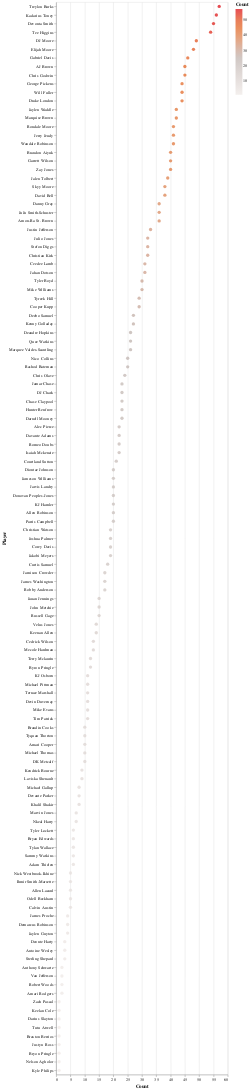

This figure's notebook cell:
### Code cell
#WR Exposure
alt.Chart(WR_exp).mark_circle(size=60).encode(
    x='Count',
     y=alt.Y("Player", sort='-x'),
    color=alt.Color('Count', scale=alt.Scale(scheme='lightgreyred')),
    tooltip=['Player', 'Count', '%', 'Cap', 'Pick', 'Value']
).interactive()

### Figure 1 — Vega-Lite specification as saved in the notebook (floating-point values rounded to 4 significant figures)
{"config": {"view": {"continuousWidth": 400, "continuousHeight": 300}}, "data": {"name": "data-cfb8523d9facc6572dafae7143ddcc97"}, "mark": {"type": "circle", "size": 60}, "encoding": {"color": {"field": "Count", "scale": {"scheme": "lightgreyred"}, "type": "quantitative"}, "tooltip": [{"field": "Player", "type": "nominal"}, {"field": "Count", "type": "quantitative"}, {"field": "%", "type": "quantitative"}, {"field": "Cap", "type": "quantitative"}, {"field": "Pick", "type": "quantitative"}, {"field": "Value", "type": "quantitative"}], "x": {"field": "Count", "type": "quantitative"}, "y": {"field": "Player", "sort": "-x", "type": "nominal"}}, "selection": {"selector005": {"type": "interval", "bind": "scales", "encodings": ["x", "y"]}}, "$schema": "https://vega.github.io/schema/vega-lite/v4.17.0.json", "datasets": {"data-cfb8523d9facc6572dafae7143ddcc97": [{"Player": "Treylon Burks", "Count": 57, "%": 20.0, "POS": "WR", "3": 5, "4": 2, "5": 24, "25": 26, "Cap": 793, "Pick": 99.33, "Value": 0.7491}, {"Player": "Kadarius Toney", "Count": 56, "%": 19.6, "POS": "WR", "3": 8, "4": 2, "5": 32, "25": 14, "Cap": 542, "Pick": 107.7, "Value": -0.5}, {"Player": "Devonta Smith", "Count": 55, "%": 19.3, "POS": "WR", "3": 6, "4": 5, "5": 13, "25": 31, "Cap": 878, "Pick": 75.51, "Value": 1.685}, {"Player": "Tee Higgins", "Count": 54, "%": 18.9, "POS": "WR", "3": 4, "4": 1, "5": 26, "25": 23, "Cap": 721, "Pick": 26.19, "Value": -1.524}, {"Player": "DJ Moore", "Count": 49, "%": 17.2, "POS": "WR", "3": 3, "4": 1, "5": 28, "25": 17, "Cap": 578, "Pick": 41.0, "Value": -0.498}, {"Player": "Elijah Moore", "Count": 48, "%": 16.8, "POS": "WR", "3": 0, "4": 1, "5": 23, "25": 24, "Cap": 719, "Pick": 77.17, "Value": 0.6562}, {"Player": "Gabriel Davis", "Count": 46, "%": 16.1, "POS": "WR", "3": 3, "4": 3, "5": 14, "25": 26, "Cap": 741, "Pick": 50.24, "Value": -0.9087}, {"Player": "AJ Brown", "Count": 45, "%": 15.8, "POS": "WR", "3": 3, "4": 2, "5": 18, "25": 22, "Cap": 657, "Pick": 27.07, "Value": 0.1311}, {"Player": "Chris Godwin", "Count": 45, "%": 15.8, "POS": "WR", "3": 2, "4": 2, "5": 13, "25": 28, "Cap": 779, "Pick": 60.16, "Value": 1.484}, {"Player": "George Pickens", "Count": 44, "%": 15.4, "POS": "WR", "3": 1, "4": 3, "5": 17, "25": 23, "Cap": 675, "Pick": 176.0, "Value": 3.714}, {"Player": "Will Fuller", "Count": 44, "%": 15.4, "POS": "WR", "3": 2, "4": 4, "5": 12, "25": 26, "Cap": 732, "Pick": 206.1, "Value": 1.866}, {"Player": "Drake London", "Count": 44, "%": 15.4, "POS": "WR", "3": 1, "4": 4, "5": 19, "25": 20, "Cap": 614, "Pick": 81.66, "Value": -0.4909}, {"Player": "Jaylen Waddle", "Count": 42, "%": 14.7, "POS": "WR", "3": 7, "4": 2, "5": 18, "25": 15, "Cap": 494, "Pick": 39.86, "Value": 2.179}, {"Player": "Marquise Brown", "Count": 42, "%": 14.7, "POS": "WR", "3": 5, "4": 4, "5": 13, "25": 20, "Cap": 596, "Pick": 42.81, "Value": 0.04524}, {"Player": "Rondale Moore", "Count": 41, "%": 14.4, "POS": "WR", "3": 5, "4": 2, "5": 20, "25": 14, "Cap": 473, "Pick": 127.8, "Value": 1.812}, {"Player": "Jerry Jeudy", "Count": 41, "%": 14.4, "POS": "WR", "3": 2, "4": 1, "5": 17, "25": 21, "Cap": 620, "Pick": 55.32, "Value": 0.339}, {"Player": "Wandale Robinson", "Count": 41, "%": 14.4, "POS": "WR", "3": 3, "4": 3, "5": 18, "25": 17, "Cap": 536, "Pick": 201.9, "Value": 0.9049}, {"Player": "Brandon Aiyuk", "Count": 40, "%": 14.0, "POS": "WR", "3": 4, "4": 1, "5": 19, "25": 16, "Cap": 511, "Pick": 93.85, "Value": 1.333}, {"Player": "Garrett Wilson", "Count": 40, "%": 14.0, "POS": "WR", "3": 3, "4": 8, "5": 8, "25": 21, "Cap": 606, "Pick": 112.0, "Value": -0.41}, {"Player": "Zay Jones", "Count": 40, "%": 14.0, "POS": "WR", "3": 3, "4": 3, "5": 27, "25": 7, "Cap": 331, "Pick": 217.0, "Value": 0.035}, {"Player": "Jalen Tolbert", "Count": 39, "%": 13.7, "POS": "WR", "3": 0, "4": 0, "5": 21, "25": 18, "Cap": 555, "Pick": 169.3, "Value": 1.997}, {"Player": "Skyy Moore", "Count": 38, "%": 13.3, "POS": "WR", "3": 6, "4": 2, "5": 9, "25": 21, "Cap": 596, "Pick": 110.4, "Value": -0.7921}, {"Player": "David Bell", "Count": 38, "%": 13.3, "POS": "WR", "3": 3, "4": 7, "5": 9, "25": 19, "Cap": 557, "Pick": 191.6, "Value": 3.542}, {"Player": "Danny Gray", "Count": 36, "%": 12.6, "POS": "WR", "3": 1, "4": 2, "5": 19, "25": 14, "Cap": 456, "Pick": 224.0, "Value": 0.0}, {"Player": "JuJu Smith-Schuster", "Count": 36, "%": 12.6, "POS": "WR", "3": 2, "4": 1, "5": 16, "25": 17, "Cap": 515, "Pick": 58.72, "Value": 2.108}, {"Player": "Amon-Ra St. Brown", "Count": 36, "%": 12.6, "POS": "WR", "3": 3, "4": 1, "5": 14, "25": 18, "Cap": 533, "Pick": 63.03, "Value": 2.647}, {"Player": "Justin Jefferson", "Count": 33, "%": 11.6, "POS": "WR", "3": 1, "4": 1, "5": 13, "25": 18, "Cap": 522, "Pick": 4.818, "Value": -0.03636}, {"Player": "Julio Jones", "Count": 32, "%": 11.2, "POS": "WR", "3": 4, "4": 0, "5": 12, "25": 16, "Cap": 472, "Pick": 197.7, "Value": 3.234}, {"Player": "Stefon Diggs", "Count": 32, "%": 11.2, "POS": "WR", "3": 1, "4": 0, "5": 13, "25": 18, "Cap": 518, "Pick": 11.47, "Value": 0.3062}, {"Player": "Christian Kirk", "Count": 32, "%": 11.2, "POS": "WR", "3": 0, "4": 2, "5": 16, "25": 14, "Cap": 438, "Pick": 94.53, "Value": 1.084}, {"Player": "Ceedee Lamb", "Count": 31, "%": 10.9, "POS": "WR", "3": 3, "4": 2, "5": 16, "25": 10, "Cap": 347, "Pick": 15.58, "Value": 0.6806}, {"Player": "Jahan Dotson", "Count": 31, "%": 10.9, "POS": "WR", "3": 0, "4": 1, "5": 18, "25": 12, "Cap": 394, "Pick": 156.8, "Value": 2.916}, {"Player": "Tyler Boyd", "Count": 30, "%": 10.5, "POS": "WR", "3": 0, "4": 0, "5": 12, "25": 18, "Cap": 510, "Pick": 111.0, "Value": 1.347}, {"Player": "Mike Williams", "Count": 30, "%": 10.5, "POS": "WR", "3": 3, "4": 1, "5": 12, "25": 14, "Cap": 423, "Pick": 33.67, "Value": -1.167}, {"Player": "Tyreek Hill", "Count": 29, "%": 10.2, "POS": "WR", "3": 1, "4": 3, "5": 10, "25": 15, "Cap": 440, "Pick": 21.0, "Value": 0.8069}, {"Player": "Cooper Kupp", "Count": 29, "%": 10.2, "POS": "WR", "3": 2, "4": 6, "5": 10, "25": 11, "Cap": 355, "Pick": 2.897, "Value": 0.2103}, {"Player": "Deebo Samuel", "Count": 27, "%": 9.5, "POS": "WR", "3": 3, "4": 2, "5": 9, "25": 13, "Cap": 387, "Pick": 19.0, "Value": 0.7926}, {"Player": "Kenny Golladay", "Count": 27, "%": 9.5, "POS": "WR", "3": 4, "4": 3, "5": 7, "25": 13, "Cap": 384, "Pick": 130.0, "Value": 1.126}, {"Player": "Deandre Hopkins", "Count": 26, "%": 9.1, "POS": "WR", "3": 4, "4": 3, "5": 12, "25": 7, "Cap": 259, "Pick": 81.12, "Value": -0.2538}, {"Player": "Quez Watkins", "Count": 26, "%": 9.1, "POS": "WR", "3": 2, "4": 0, "5": 8, "25": 16, "Cap": 446, "Pick": 215.7, "Value": -0.4923}, {"Player": "Marquez Valdes-Scantling", "Count": 26, "%": 9.1, "POS": "WR", "3": 1, "4": 4, "5": 5, "25": 16, "Cap": 444, "Pick": 104.9, "Value": 1.504}, {"Player": "Nico Collins", "Count": 25, "%": 8.8, "POS": "WR", "3": 4, "4": 0, "5": 14, "25": 7, "Cap": 257, "Pick": 191.6, "Value": 0.704}, {"Player": "Rashod Bateman", "Count": 25, "%": 8.8, "POS": "WR", "3": 0, "4": 0, "5": 16, "25": 9, "Cap": 305, "Pick": 67.6, "Value": 0.668}, {"Player": "Chris Olave", "Count": 24, "%": 8.4, "POS": "WR", "3": 4, "4": 2, "5": 11, "25": 7, "Cap": 250, "Pick": 102.2, "Value": 3.725}, {"Player": "Jamar Chase", "Count": 23, "%": 8.1, "POS": "WR", "3": 0, "4": 2, "5": 6, "25": 15, "Cap": 413, "Pick": 6.087, "Value": 0.7}, {"Player": "DJ Chark", "Count": 23, "%": 8.1, "POS": "WR", "3": 0, "4": 1, "5": 7, "25": 15, "Cap": 414, "Pick": 152.0, "Value": 1.496}, {"Player": "Chase Claypool", "Count": 23, "%": 8.1, "POS": "WR", "3": 2, "4": 1, "5": 7, "25": 13, "Cap": 370, "Pick": 113.3, "Value": 2.126}, {"Player": "Hunter Renfrow", "Count": 23, "%": 8.1, "POS": "WR", "3": 2, "4": 0, "5": 12, "25": 9, "Cap": 291, "Pick": 81.43, "Value": 4.939}, {"Player": "Darnell Mooney", "Count": 23, "%": 8.1, "POS": "WR", "3": 3, "4": 0, "5": 8, "25": 12, "Cap": 349, "Pick": 63.09, "Value": 1.143}, {"Player": "Alec Pierce", "Count": 22, "%": 7.7, "POS": "WR", "3": 3, "4": 0, "5": 8, "25": 11, "Cap": 324, "Pick": 175.6, "Value": 1.064}, {"Player": "Davante Adams", "Count": 22, "%": 7.7, "POS": "WR", "3": 5, "4": 0, "5": 9, "25": 8, "Cap": 260, "Pick": 9.136, "Value": -1.7}, {"Player": "Romeo Doubs", "Count": 22, "%": 7.7, "POS": "WR", "3": 1, "4": 2, "5": 8, "25": 11, "Cap": 326, "Pick": 217.4, "Value": 0.0}, {"Player": "Isaiah Mckenzie", "Count": 22, "%": 7.7, "POS": "WR", "3": 1, "4": 0, "5": 2, "25": 19, "Cap": 488, "Pick": 199.7, "Value": -1.2}, {"Player": "Courtland Sutton", "Count": 21, "%": 7.4, "POS": "WR", "3": 0, "4": 0, "5": 3, "25": 18, "Cap": 465, "Pick": 61.33, "Value": -1.076}, {"Player": "Diontae Johnson", "Count": 20, "%": 7.0, "POS": "WR", "3": 1, "4": 1, "5": 5, "25": 13, "Cap": 357, "Pick": 50.0, "Value": 4.5}, {"Player": "Jameson Williams", "Count": 20, "%": 7.0, "POS": "WR", "3": 0, "4": 0, "5": 9, "25": 11, "Cap": 320, "Pick": 130.4, "Value": 6.66}, {"Player": "Jarvis Landry", "Count": 20, "%": 7.0, "POS": "WR", "3": 2, "4": 0, "5": 7, "25": 11, "Cap": 316, "Pick": 135.1, "Value": 4.36}, {"Player": "Donovan Peoples-Jones", "Count": 20, "%": 7.0, "POS": "WR", "3": 0, "4": 2, "5": 12, "25": 6, "Cap": 218, "Pick": 187.8, "Value": 0.045}, {"Player": "KJ Hamler", "Count": 20, "%": 7.0, "POS": "WR", "3": 0, "4": 0, "5": 10, "25": 10, "Cap": 300, "Pick": 185.2, "Value": -0.84}, {"Player": "Allen Robinson", "Count": 20, "%": 7.0, "POS": "WR", "3": 0, "4": 4, "5": 4, "25": 12, "Cap": 336, "Pick": 61.05, "Value": 2.755}, {"Player": "Parris Campbell", "Count": 20, "%": 7.0, "POS": "WR", "3": 1, "4": 1, "5": 9, "25": 9, "Cap": 277, "Pick": 209.2, "Value": 3.08}, {"Player": "Christian Watson", "Count": 19, "%": 6.7, "POS": "WR", "3": 1, "4": 1, "5": 5, "25": 12, "Cap": 332, "Pick": 124.9, "Value": 0.2211}, {"Player": "Joshua Palmer", "Count": 19, "%": 6.7, "POS": "WR", "3": 1, "4": 0, "5": 11, "25": 7, "Cap": 233, "Pick": 163.3, "Value": 3.663}, {"Player": "Corey Davis", "Count": 19, "%": 6.7, "POS": "WR", "3": 2, "4": 5, "5": 6, "25": 6, "Cap": 206, "Pick": 163.3, "Value": 1.263}, {"Player": "Jakobi Meyers", "Count": 19, "%": 6.7, "POS": "WR", "3": 0, "4": 2, "5": 11, "25": 6, "Cap": 213, "Pick": 140.5, "Value": 3.858}, {"Player": "Curtis Samuel", "Count": 18, "%": 6.3, "POS": "WR", "3": 1, "4": 3, "5": 5, "25": 9, "Cap": 265, "Pick": 192.2, "Value": 1.789}, {"Player": "Jamison Crowder", "Count": 17, "%": 6.0, "POS": "WR", "3": 0, "4": 0, "5": 6, "25": 11, "Cap": 305, "Pick": 157.2, "Value": 1.976}, {"Player": "James Washington", "Count": 17, "%": 6.0, "POS": "WR", "3": 3, "4": 1, "5": 5, "25": 8, "Cap": 238, "Pick": 208.0, "Value": 1.394}, {"Player": "Robby Anderson", "Count": 17, "%": 6.0, "POS": "WR", "3": 5, "4": 1, "5": 3, "25": 8, "Cap": 234, "Pick": 171.2, "Value": 3.835}, {"Player": "Jauan Jennings", "Count": 15, "%": 5.3, "POS": "WR", "3": 0, "4": 2, "5": 9, "25": 4, "Cap": 153, "Pick": 231.5, "Value": 0.0}, {"Player": "John Metchie", "Count": 15, "%": 5.3, "POS": "WR", "3": 1, "4": 0, "5": 13, "25": 1, "Cap": 93, "Pick": 194.7, "Value": 0.6667}, {"Player": "Russell Gage", "Count": 15, "%": 5.3, "POS": "WR", "3": 1, "4": 0, "5": 6, "25": 8, "Cap": 233, "Pick": 91.87, "Value": 3.593}, {"Player": "Velus Jones", "Count": 14, "%": 4.9, "POS": "WR", "3": 0, "4": 1, "5": 8, "25": 5, "Cap": 169, "Pick": 216.8, "Value": 0.0}, {"Player": "Keenan Allen", "Count": 14, "%": 4.9, "POS": "WR", "3": 0, "4": 4, "5": 7, "25": 3, "Cap": 126, "Pick": 30.29, "Value": 3.393}, {"Player": "Cedrick Wilson", "Count": 13, "%": 4.6, "POS": "WR", "3": 0, "4": 1, "5": 8, "25": 4, "Cap": 144, "Pick": 211.8, "Value": 2.454}, {"Player": "Mecole Hardman", "Count": 13, "%": 4.6, "POS": "WR", "3": 1, "4": 0, "5": 5, "25": 7, "Cap": 203, "Pick": 130.2, "Value": 4.908}, {"Player": "Terry Mclaurin", "Count": 12, "%": 4.2, "POS": "WR", "3": 1, "4": 0, "5": 6, "25": 5, "Cap": 158, "Pick": 46.75, "Value": 3.458}, {"Player": "Byron Pringle", "Count": 12, "%": 4.2, "POS": "WR", "3": 1, "4": 2, "5": 5, "25": 4, "Cap": 136, "Pick": 206.5, "Value": -0.275}, {"Player": "KJ Osborn", "Count": 11, "%": 3.9, "POS": "WR", "3": 0, "4": 0, "5": 5, "25": 6, "Cap": 175, "Pick": 163.9, "Value": 3.436}, {"Player": "Michael Pittman", "Count": 11, "%": 3.9, "POS": "WR", "3": 1, "4": 0, "5": 5, "25": 5, "Cap": 153, "Pick": 33.36, "Value": 1.182}, {"Player": "Terrace Marshall", "Count": 11, "%": 3.9, "POS": "WR", "3": 2, "4": 0, "5": 5, "25": 4, "Cap": 131, "Pick": 226.0, "Value": 0.9818}, {"Player": "Devin Duvernay", "Count": 11, "%": 3.9, "POS": "WR", "3": 0, "4": 0, "5": 5, "25": 6, "Cap": 175, "Pick": 206.7, "Value": 0.0}, {"Player": "Mike Evans", "Count": 11, "%": 3.9, "POS": "WR", "3": 0, "4": 0, "5": 6, "25": 5, "Cap": 155, "Pick": 21.73, "Value": 2.164}, {"Player": "Tim Patrick", "Count": 11, "%": 3.9, "POS": "WR", "3": 3, "4": 0, "5": 3, "25": 5, "Cap": 149, "Pick": 127.8, "Value": 3.473}, {"Player": "Brandin Cooks", "Count": 10, "%": 3.5, "POS": "WR", "3": 0, "4": 1, "5": 5, "25": 4, "Cap": 129, "Pick": 60.8, "Value": 4.68}, {"Player": "Tyquan Thorton", "Count": 10, "%": 3.5, "POS": "WR", "3": 0, "4": 1, "5": 7, "25": 2, "Cap": 89, "Pick": 226.4, "Value": -0.21}, {"Player": "Amari Cooper", "Count": 10, "%": 3.5, "POS": "WR", "3": 0, "4": 4, "5": 1, "25": 5, "Cap": 146, "Pick": 64.6, "Value": 0.85}, {"Player": "Michael Thomas", "Count": 10, "%": 3.5, "POS": "WR", "3": 2, "4": 0, "5": 2, "25": 6, "Cap": 166, "Pick": 78.9, "Value": 2.64}, {"Player": "DK Metcalf", "Count": 10, "%": 3.5, "POS": "WR", "3": 1, "4": 0, "5": 4, "25": 5, "Cap": 148, "Pick": 53.7, "Value": 6.03}, {"Player": "Kendrick Bourne", "Count": 9, "%": 3.2, "POS": "WR", "3": 1, "4": 1, "5": 3, "25": 4, "Cap": 122, "Pick": 191.1, "Value": 4.922}, {"Player": "Laviska Shenault", "Count": 9, "%": 3.2, "POS": "WR", "3": 0, "4": 0, "5": 7, "25": 2, "Cap": 85, "Pick": 203.2, "Value": 3.411}, {"Player": "Michael Gallup", "Count": 8, "%": 2.8, "POS": "WR", "3": 0, "4": 0, "5": 6, "25": 2, "Cap": 80, "Pick": 116.8, "Value": 2.625}, {"Player": "Devante Parker", "Count": 8, "%": 2.8, "POS": "WR", "3": 4, "4": 1, "5": 2, "25": 1, "Cap": 51, "Pick": 148.0, "Value": 4.338}, {"Player": "Khalil Shakir", "Count": 8, "%": 2.8, "POS": "WR", "3": 0, "4": 0, "5": 2, "25": 6, "Cap": 160, "Pick": 228.0, "Value": 0.0}, {"Player": "Marvin Jones", "Count": 7, "%": 2.5, "POS": "WR", "3": 0, "4": 1, "5": 2, "25": 4, "Cap": 114, "Pick": 170.3, "Value": 3.043}, {"Player": "Nkeal Harry", "Count": 7, "%": 2.5, "POS": "WR", "3": 1, "4": 2, "5": 0, "25": 4, "Cap": 111, "Pick": 232.7, "Value": 0.0}, {"Player": "Tyler Lockett", "Count": 6, "%": 2.1, "POS": "WR", "3": 0, "4": 1, "5": 5, "25": 0, "Cap": 29, "Pick": 98.33, "Value": 2.083}, {"Player": "Bryan Edwards", "Count": 6, "%": 2.1, "POS": "WR", "3": 2, "4": 0, "5": 4, "25": 0, "Cap": 26, "Pick": 211.5, "Value": 1.333}, {"Player": "Tylan Wallace", "Count": 6, "%": 2.1, "POS": "WR", "3": 0, "4": 0, "5": 4, "25": 2, "Cap": 70, "Pick": 221.0, "Value": 0.0}, {"Player": "Sammy Watkins", "Count": 6, "%": 2.1, "POS": "WR", "3": 0, "4": 0, "5": 3, "25": 3, "Cap": 90, "Pick": 181.2, "Value": 8.933}, {"Player": "Adam Thielen", "Count": 6, "%": 2.1, "POS": "WR", "3": 0, "4": 0, "5": 2, "25": 4, "Cap": 110, "Pick": 77.0, "Value": 4.033}, {"Player": "Nick Westbrook-Ikhine", "Count": 5, "%": 1.8, "POS": "WR", "3": 1, "4": 0, "5": 3, "25": 1, "Cap": 43, "Pick": 225.2, "Value": 2.02}, {"Player": "Ihmir Smith-Marsette", "Count": 5, "%": 1.8, "POS": "WR", "3": 0, "4": 0, "5": 2, "25": 3, "Cap": 85, "Pick": 214.4, "Value": 0.0}, {"Player": "Allen Lazard", "Count": 5, "%": 1.8, "POS": "WR", "3": 0, "4": 0, "5": 2, "25": 3, "Cap": 85, "Pick": 122.2, "Value": 9.7}, {"Player": "Odell Beckham", "Count": 5, "%": 1.8, "POS": "WR", "3": 0, "4": 0, "5": 4, "25": 1, "Cap": 45, "Pick": 189.6, "Value": 21.48}, {"Player": "Calvin Austin", "Count": 5, "%": 1.8, "POS": "WR", "3": 0, "4": 0, "5": 4, "25": 1, "Cap": 45, "Pick": 229.6, "Value": 0.0}, {"Player": "James Proche", "Count": 4, "%": 1.4, "POS": "WR", "3": 0, "4": 0, "5": 2, "25": 2, "Cap": 60, "Pick": 227.2, "Value": 0.0}, {"Player": "Demarcus Robinson", "Count": 4, "%": 1.4, "POS": "WR", "3": 0, "4": 0, "5": 2, "25": 2, "Cap": 60, "Pick": 232.0, "Value": 0.0}, {"Player": "Jaylen Guyton", "Count": 4, "%": 1.4, "POS": "WR", "3": 1, "4": 0, "5": 0, "25": 3, "Cap": 78, "Pick": 212.0, "Value": 0.0}, {"Player": "Deonte Harty", "Count": 3, "%": 1.1, "POS": "WR", "3": 1, "4": 0, "5": 1, "25": 1, "Cap": 33, "Pick": 233.7, "Value": 0.0}, {"Player": "Antoine Wesley", "Count": 3, "%": 1.1, "POS": "WR", "3": 0, "4": 0, "5": 1, "25": 2, "Cap": 55, "Pick": 217.7, "Value": 0.0}, {"Player": "Sterling Shepard", "Count": 3, "%": 1.1, "POS": "WR", "3": 0, "4": 0, "5": 1, "25": 2, "Cap": 55, "Pick": 203.7, "Value": 3.333}, {"Player": "Anthony Schwartz", "Count": 2, "%": 0.7, "POS": "WR", "3": 0, "4": 1, "5": 0, "25": 1, "Cap": 29, "Pick": 222.5, "Value": 0.0}, {"Player": "Van Jefferson", "Count": 2, "%": 0.7, "POS": "WR", "3": 0, "4": 0, "5": 2, "25": 0, "Cap": 10, "Pick": 145.5, "Value": -3.05}, {"Player": "Robert Woods", "Count": 2, "%": 0.7, "POS": "WR", "3": 0, "4": 0, "5": 1, "25": 1, "Cap": 30, "Pick": 114.0, "Value": 10.8}, {"Player": "Amari Rodgers", "Count": 2, "%": 0.7, "POS": "WR", "3": 0, "4": 0, "5": 2, "25": 0, "Cap": 10, "Pick": 223.0, "Value": 0.0}, {"Player": "Zach Pascal", "Count": 1, "%": 0.4, "POS": "WR", "3": 0, "4": 0, "5": 1, "25": 0, "Cap": 5, "Pick": 224.0, "Value": 0.0}, {"Player": "Keelan Cole", "Count": 1, "%": 0.4, "POS": "WR", "3": 0, "4": 0, "5": 0, "25": 1, "Cap": 25, "Pick": 235.0, "Value": 0.0}, {"Player": "Darius Slayton", "Count": 1, "%": 0.4, "POS": "WR", "3": 0, "4": 0, "5": 1, "25": 0, "Cap": 5, "Pick": 239.0, "Value": 0.0}, {"Player": "Tutu Atwell", "Count": 1, "%": 0.4, "POS": "WR", "3": 0, "4": 0, "5": 0, "25": 1, "Cap": 25, "Pick": 208.0, "Value": 0.0}, {"Player": "Braxton Berrios", "Count": 1, "%": 0.4, "POS": "WR", "3": 0, "4": 0, "5": 0, "25": 1, "Cap": 25, "Pick": 214.0, "Value": 0.0}, {"Player": "Justyn Ross", "Count": 1, "%": 0.4, "POS": "WR", "3": 0, "4": 0, "5": 0, "25": 1, "Cap": 25, "Pick": 198.0, "Value": 0.0}, {"Player": "Bryon Pringle", "Count": 1, "%": 0.4, "POS": "WR", "3": 0, "4": 0, "5": 0, "25": 1, "Cap": 25, "Pick": 203.0, "Value": 1.0}, {"Player": "Nelson Agholor", "Count": 1, "%": 0.4, "POS": "WR", "3": 0, "4": 0, "5": 1, "25": 0, "Cap": 5, "Pick": 233.0, "Value": 0.0}, {"Player": "Kyle Philips", "Count": 1, "%": 0.4, "POS": "WR", "3": 0, "4": 0, "5": 1, "25": 0, "Cap": 5, "Pick": 231.0, "Value": 0.0}]}}
